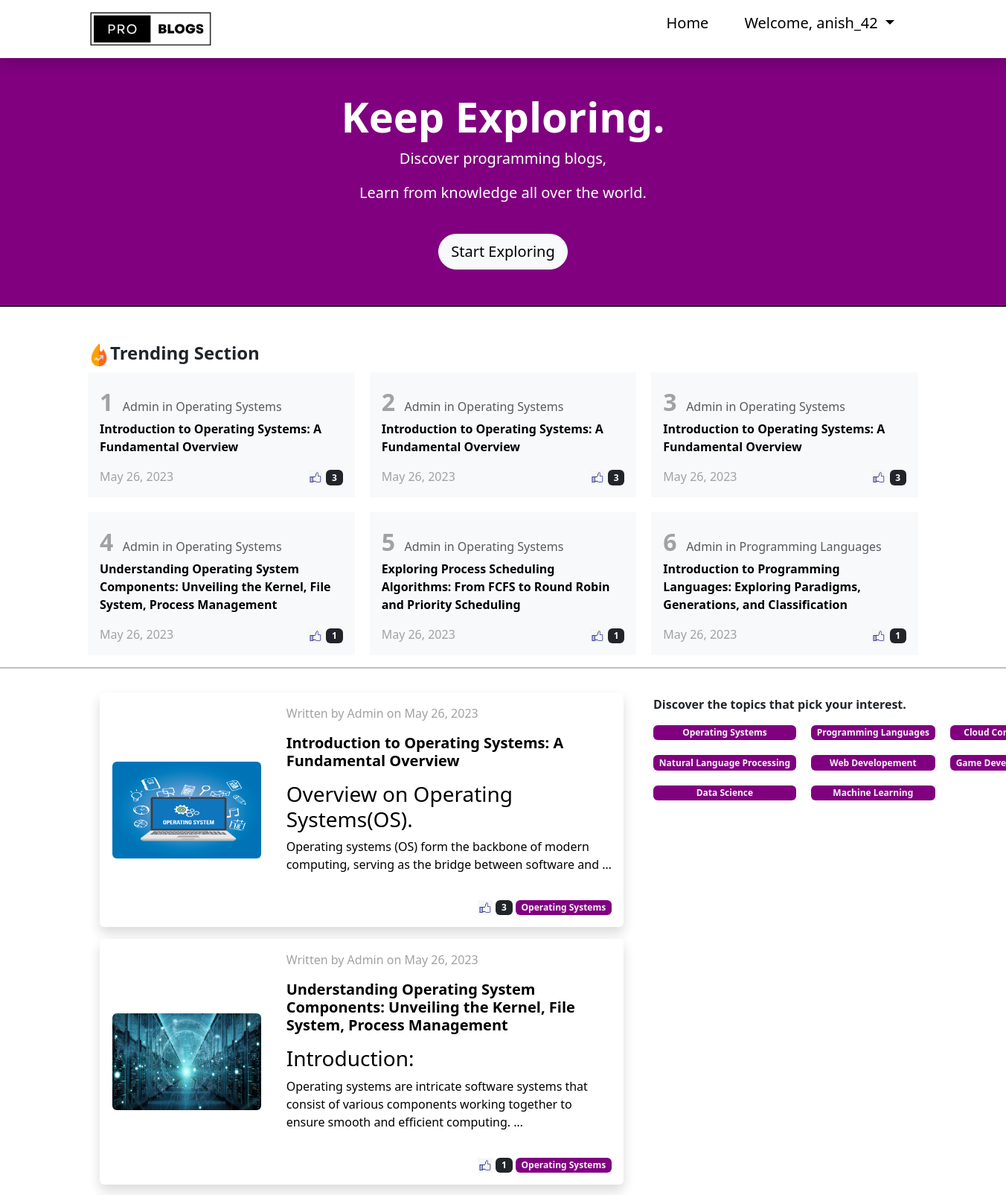
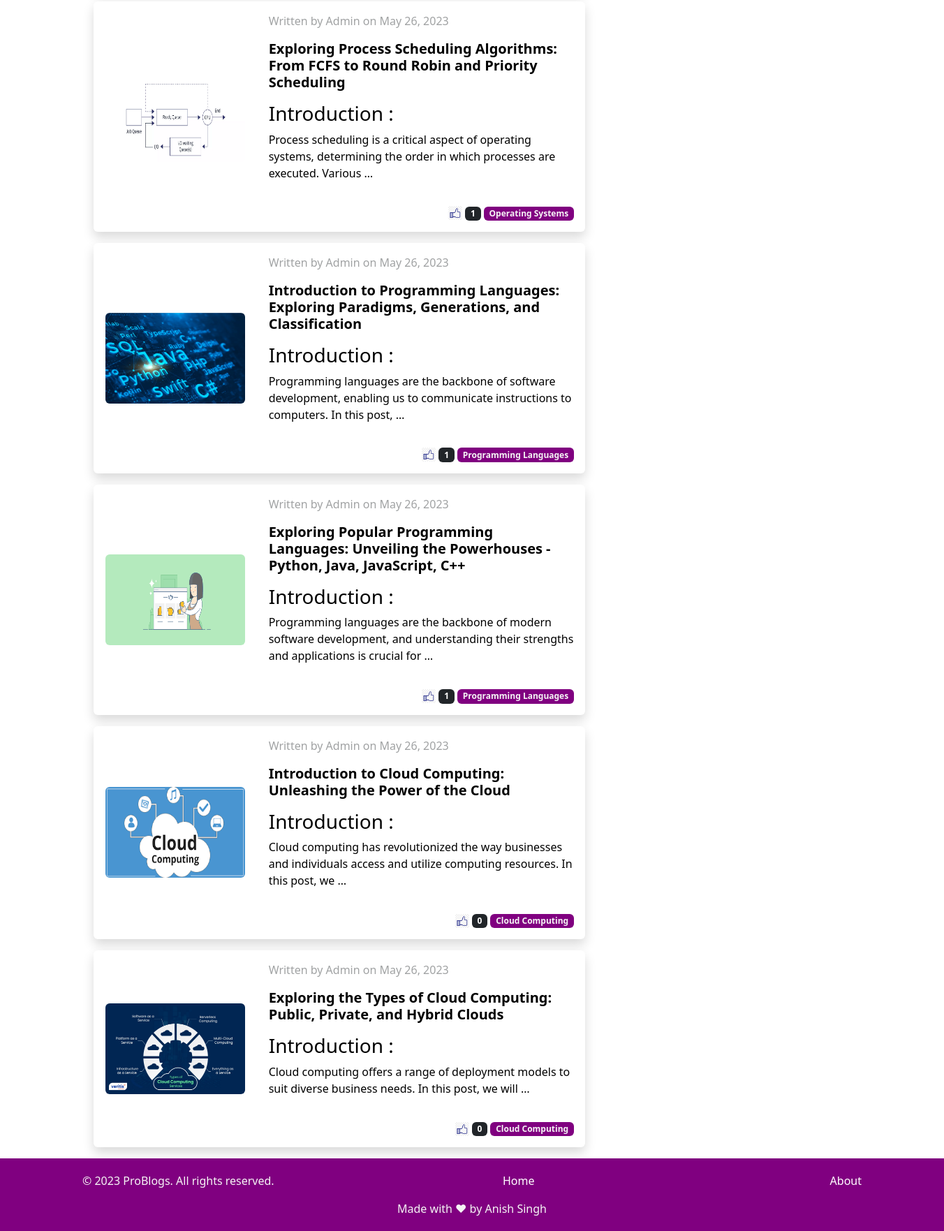
/ (signed in), run on the app's committed database (2 pictures, top to bottom).
### blogs/models.py (models this page shows, shortened)
class Post(models.Model):
    post_id = models.IntegerField(primary_key=True)
    title = models.CharField(max_length=100)
    content = HTMLField()
    post_url = models.CharField(max_length=200)
    likes = models.ManyToManyField(User, related_name='blogs_post')
    category_name = models.ForeignKey(Category, on_delete=models.CASCADE)
    image_post = models.ImageField(upload_to='post/')
    post_author = models.CharField(max_length=100, default='Admin')
    post_created_at = models.DateField(auto_now_add=True)

class Category(models.Model):
    cat_id = models.IntegerField(primary_key=True)
    title = models.CharField(max_length=100)
    description = HTMLField()
    cat_created_at = models.DateField(auto_now_add=True)
    cat_url = models.CharField(max_length=200) #unique id for the page to locate
    image_cat = models.ImageField(upload_to='category/', default = 'category/default_img.jpg')
    def __str__(self):
        return self.title

### blogs/views.py (the view)
# urls.py: 2. Add a URL to urlpatterns:  path('', views.home, name='home')
def home(request):
    posts = Post.objects.order_by('-post_created_at')
    top_posts = Post.objects.order_by('-likes')[:6]
    category = Category.objects.all()
    data = {
        'posts' : posts,
        'top_posts' : top_posts,
        'category' : category
    }
    return render(request, 'blogs/home.html', data)

### templates/blogs/home.html (shortened to what this page needs)
{% extends 'blogs/base.html' %}
{% load static %}
{% block css %}
<link rel="stylesheet" href="{% static 'css/home.css' %}">
{%endblock%}
{% block content %}
<header class="bg-header py-5">
    <div class="container text-center text-white">
        <h1 class="display-4 fw-bold">Keep Exploring.</h1>
        <p class="lead">Discover programming blogs,</p>
        <p class="lead">Learn from knowledge all over the world.</p>
        <div class="pt-4">
          {% if user.is_authenticated %}
            <a class="btn btn-light btn-lg rounded-pill" href="#">Start Exploring</a>
          {% else %}
            <a class="btn btn-light btn-lg rounded-pill" href="/login">Get Started</a>
          {% endif %}
        </div>
    </div>
</header>
<hr class="border border-black border-1 opacity-100 p-0 m-0">
<section>
    <div class="container mt-5 mb-3">
        <h4 class="fw-bold"> <img src="../../media/logo/trending_icon.png" alt="trending-section" class="trending-img">Trending Section</h4>
        <div class="grid-container grid-layout">
            {% for post in top_posts %}
                <div class="grid-item p-3 d-flex flex-column bg-light">
                    <a href="/blogs/{{post.post_url}}" class="trending-link">
                        <div>
                            <span class="fs-2 fw-bold text-muted-light">{{ forloop.counter }}&nbsp;</span>
                            <span class="text-muted">{{ post.post_author }} in {{ post.category_name }}</span>
                        </div>
                        <p class="fw-bold">{{ post.title | truncatewords:15 }}</p>
                    </a>
                    <div class="mt-auto">
                        <div class="text-end d-flex justify-content-between">
                            <span class="text-muted-light text-sm">{{post.post_created_at}}</span>
                            <div>
                                <img src="../../media/logo/like-icon.jpg" alt="like-icon" class="like_icon">
                                <span class="badge bg-dark">{{post.likes.count}}</span>
                            </div>
                        </div>
                    </div>
                </div>
            {% endfor %}
        </div>
    </div>
</section>
<hr class="border border-black border-1 opacity-30">
<div class="container">
    <div class="row">
      <div class="col-md-8">
        <section>
          {% for post in posts %}
          <div class="card m-3 shadow">
            <div class="row g-0">
              <div class="col-md-4 d-flex justify-content-center align-items-center">
                <a href="/blogs/{{post.post_url}}" class="post-link">
                  <img src="/media/{{ post.image_post }}" class="img-fluid rounded img-post" alt="{{ post.title }} Image">
                </a>
              </div>
              <div class="col-md-8">
                <a href="/blogs/{{post.post_url}}" class="post-link">
                  <div class="card-body">
                    <p class="text-muted-light">Written by {{ post.post_author }} on {{post.post_created_at}}</p>
                    <h5 class="card-title fw-bold">{{ post.title | truncatewords:15 }}</h5>
                    <p class="card-text">{{ post.content | truncatewords:20 | safe}}</p>
                  </div>
                </a>
                <div class="mt-auto mb-3 mx-3 my-3">
                    <div class="text-end">
                      <img src="../../media/logo/like-icon.jpg" alt="like-icon" class="like_icon">
                      <span class="badge bg-dark">{{post.likes.count}}</span>
                      <span class="badge " style="background-color: purple
                      ; color: whitesmoke;">{{ post.category_name }}</span>
                    </div>
                  </div>
              </div>
            </div>
          </div>
          {% endfor %}
        </section>
      </div>
      <div class="col-md-4">
        <section class="fixed-section">
            <div>
              <p class="fw-bold">Discover the topics that pick your interest.</p>
            </div>
            <div class="grid-container grid-layout">
              {% for cat in category %}
              <a href="/category/{{cat.cat_url}}" class=" badge cat-link grid-item" style="background-color: purple
              ; color: whitesmoke;">
                {{ cat.title }}
              </a>
              {% endfor %}
            </div>
          </section>
      </div>
    </div>
  </div>
  <footer class="footer" style="background-color: purple; color: whitesmoke; position: relative; bottom: 0; padding: 20px 0; width: 100%;">
    <div class="container">
      <div class="row">
        <div class="col-lg-6">
          <p>&copy; 2023 ProBlogs. All rights reserved.</p>
        </div>
        <div class="col-lg-6 d-flex justify-content-between align-items-center">
          <ul class="footer-menu d-flex justify-content-between w-100" style="list-style: none;">
            <li><a href="/" class="text-white" style="text-decoration: none;">Home</a></li>
            <li><a href="/about" class="text-white" style="text-decoration: none;">About</a></li>
          </ul>
        </div>
        <div class="text-center">Made with &hearts; by Anish Singh</div>
      </div>
    </div>
  </footer>
{% endblock %}

### templates/blogs/base.html (shortened to what this page needs)
{%load static%}
<!DOCTYPE html>
<html>
<head>
    <link href="https://cdn.jsdelivr.net/npm/bootstrap@5.3.0-alpha3/dist/css/bootstrap.min.css" rel="stylesheet">
    <link rel="stylesheet" href="{% static 'css/style.css' %}">
    {% block css %}
    {% endblock %}
</head>
<body>
  {%block navbar%}
    <nav class="navbar navbar-expand-lg shadow nav-bg fixed-top">
        <div class="container">
          <a class="navbar-brand" href="/"><span class="font-monospace fw-bold"><img src="../../media/logo/pro_blogs_logo.png" alt="Pro-Blogs-logo" style="width:auto; height: 50px;"></a>
          <div class="collapse navbar-collapse" id="navbarSupportedContent">
            {% block navbar_btns %}
            <ul class="navbar-nav ms-auto me-2 mb-2 mb-sm-0">
              <li class="nav-item">
                <a class="nav-link active mx-3 fs-5 text-black text-center" aria-current="page" href="/">Home</a>
              </li>
            {% if user.is_authenticated %}
              <li class="nav-item dropdown">
                <p class="nav-link dropdown-toggle mx-3 fs-5 text-black text-center" role="button" id="dropdownMenuLink" data-bs-toggle="dropdown" aria-expanded="false">
                  Welcome, {{ user.username }}
                </p>
              </li>
            {% else %}
              <li class="nav-item">
                <a class="btn btn-dark btn-lg rounded-pill" href="login">Get Started</a>
              </li>
            {% endif %}
            </ul>
            {% endblock %}
          </div>
        </div>
    </nav>
    {%endblock%}
    {% block content %}
    {% endblock %}
</body>
</html>

### blogs/static/css/style.css (style rules this page uses)
body { padding-top: 75px; }
.grid-container { display: grid; grid-template-columns: repeat(3, 1fr); grid-gap: 20px; }
.nav-bg { background-color: white; }
.text-white { color: white; }
.footer { position: fixed; bottom: 0; width: 100%; background-color: purple; color: whitesmoke; padding: 20px 0; }

### blogs/static/css/home.css (style rules this page uses)
.bg-header { background-color: purple; }
.trending-img { width: 30px; height: auto; }
.img-post { width: 200px; height: 130px; }
.like_icon { width: 20px; height: auto; }
.text-muted-light { color: #a0a2a3!important; }
.trending-link, .post-link, .cat-link { text-decoration: none; color: black; }
.grid-layout { display: grid; grid-template-columns: repeat(3, 1fr); grid-gap:20px; }
.card { border: none; box-shadow: none; }
.fixed-section { position: sticky; top: 100px; margin-top: 20px; }

### data on the page
Post: post_author "Admin", category_name "Operating Systems", title "Introduction to Operating Systems: A Fundamental Overview", post_created_at "May 26, 2023", likes.count "3", image_post (picture), content "Overview on Operating Systems(OS). Operating systems (OS) form the backbone of modern computing, serving as the bridge between software and …"
Post: post_author "Admin", category_name "Operating Systems", title "Understanding Operating System Components: Unveiling the Kernel, File System, Process Management", post_created_at "May 26, 2023", likes.count "1", image_post (picture), content "Introduction: Operating systems are intricate software systems that consist of various components working together to ensure smooth and efficient computing. …"
Post: post_author "Admin", category_name "Operating Systems", title "Exploring Process Scheduling Algorithms: From FCFS to Round Robin and Priority Scheduling", post_created_at "May 26, 2023", likes.count "1", image_post (picture), content "Introduction : Process scheduling is a critical aspect of operating systems, determining the order in which processes are executed. Various …"
Post: post_author "Admin", category_name "Programming Languages", title "Introduction to Programming Languages: Exploring Paradigms, Generations, and Classification", post_created_at "May 26, 2023", likes.count "1", image_post (picture), content "Introduction : Programming languages are the backbone of software development, enabling us to communicate instructions to computers. In this post, …"
Post: image_post (placeholder picture), post_author "Admin", post_created_at "May 26, 2023", title "Exploring Popular Programming Languages: Unveiling the Powerhouses - Python, Java, JavaScript, C++", content "Introduction : Programming languages are the backbone of modern software development, and understanding their strengths and applications is crucial for …", likes.count "1", category_name "Programming Languages"
Post: image_post (picture), post_author "Admin", post_created_at "May 26, 2023", title "Introduction to Cloud Computing: Unleashing the Power of the Cloud", content "Introduction : Cloud computing has revolutionized the way businesses and individuals access and utilize computing resources. In this post, we …", likes.count "0", category_name "Cloud Computing"
Post: image_post (picture), post_author "Admin", post_created_at "May 26, 2023", title "Exploring the Types of Cloud Computing: Public, Private, and Hybrid Clouds", content "Introduction : Cloud computing offers a range of deployment models to suit diverse business needs. In this post, we will …", likes.count "0", category_name "Cloud Computing"
Category: title "Operating Systems"
Category: title "Programming Languages"
Category: title "Cloud…"
Category: title "Natural Language Processing"
Category: title "Web Developement"
Category: title "Game…"
Category: title "Data Science"
Category: title "Machine Learning"

### other printed values
{{ user.username }} "anish_42"
